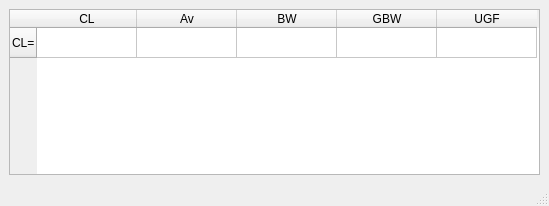
<?xml version="1.0" encoding="UTF-8"?>
<ui version="4.0">
 <class>Results_window_se_se</class>
 <widget class="QMainWindow" name="Results_window_se_se">
  <property name="geometry">
   <rect>
    <x>0</x>
    <y>0</y>
    <width>549</width>
    <height>206</height>
   </rect>
  </property>
  <property name="windowTitle">
   <string>Table of Results</string>
  </property>
  <widget class="QWidget" name="centralwidget">
   <layout class="QVBoxLayout" name="verticalLayout_2">
    <item>
     <widget class="QTableWidget" name="tableWidget">
      <row>
       <property name="text">
        <string>CL=</string>
       </property>
      </row>
      <column>
       <property name="text">
        <string>CL</string>
       </property>
      </column>
      <column>
       <property name="text">
        <string>Av</string>
       </property>
      </column>
      <column>
       <property name="text">
        <string>BW</string>
       </property>
      </column>
      <column>
       <property name="text">
        <string>GBW</string>
       </property>
      </column>
      <column>
       <property name="text">
        <string>UGF</string>
       </property>
      </column>
     </widget>
    </item>
   </layout>
  </widget>
  <widget class="QMenuBar" name="menubar">
   <property name="geometry">
    <rect>
     <x>0</x>
     <y>0</y>
     <width>549</width>
     <height>21</height>
    </rect>
   </property>
  </widget>
  <widget class="QStatusBar" name="statusbar"/>
 </widget>
 <resources/>
 <connections/>
</ui>
